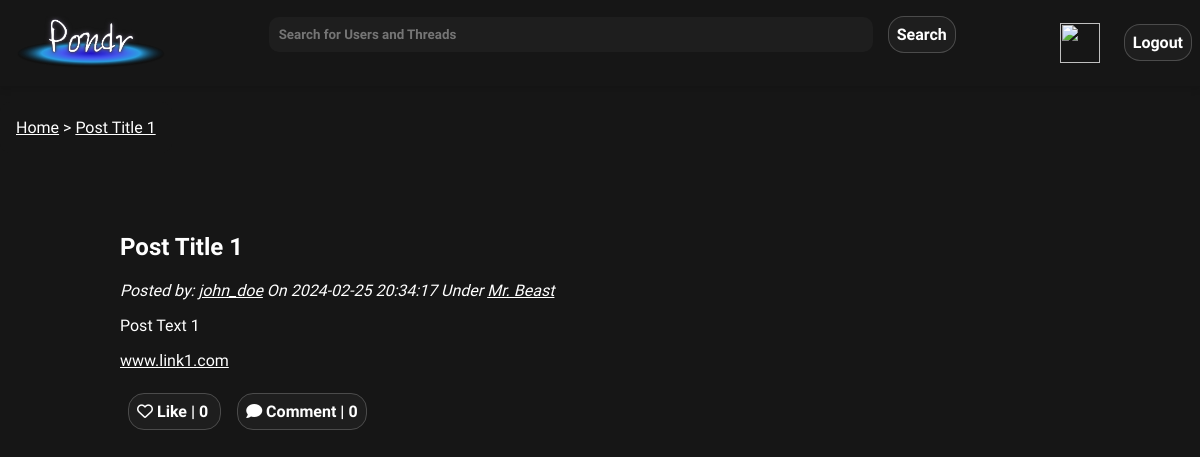
The app's page /pages/thread.php?postId=1 (signed in) with its own data.
### tables this page shows
CREATE TABLE posts (
    postId INT AUTO_INCREMENT,
    userId INT NOT NULL, 
    postDate DATETIME NOT NULL,  
    title VARCHAR(255) NOT NULL,
    text VARCHAR(3000) NOT NULL,  
    img VARCHAR(255),
    link VARCHAR(255),
    catId INT,
    likes INT NOT NULL DEFAULT 0,
    comment INT NOT NULL DEFAULT 0,
    PRIMARY KEY(postId,userId),
    FOREIGN KEY(userId) REFERENCES users(userId)
        ON DELETE CASCADE,
    FOREIGN KEY(catId) REFERENCES categories(catId)
        ON DELETE CASCADE
    
);

CREATE TABLE users (
    userId INT AUTO_INCREMENT,
    utype BIT(1) NOT NULL,  
    fName VARCHAR(255) NOT NULL,
    lName VARCHAR(255) NOT NULL,
    uName VARCHAR(255) NOT NULL UNIQUE,
    email VARCHAR(255) NOT NULL UNIQUE,
    pass VARCHAR(255) NOT NULL,
    bio VARCHAR(1000) NOT NULL,  
    pfp VARCHAR(255),
    recoveryKey VARCHAR(255) NOT NULL,
    PRIMARY KEY(userId)
);

CREATE TABLE categories (
    catId INT AUTO_INCREMENT,
    userId INT NOT NULL,
    name VARCHAR(255) NOT NULL,
    description VARCHAR(255),
    count INT NOT NULL DEFAULT 0,  
    PRIMARY KEY(catId),
    FOREIGN KEY(userId) REFERENCES users(userId)
        ON DELETE CASCADE
);

### public/pages/thread.php (the view, shortened to what this page needs)
<?php
try {
    if (isset ($_GET['postId'])) {
        $postId = $_GET['postId'];
    } else {
        exit (header("Location: ../index.php"));
    }
} catch (mysqli_sql_exception $e) {
    error_log("PostId not set", $e->getMessage());
} catch (Exception $e) {
    error_log("PostId not set", $e->getMessage());
}
?>
<!DOCTYPE html>
<html lang="en">
    <head>
        <link rel="stylesheet" href="../css/styles.css">
        <link rel="stylesheet" href="../css/threads.css">
    </head>
    <body>
        <?php require_once '../scripts/header.php'; ?>
        <?php require_once '../scripts/breadcrumbs.php'; ?>
        <main class="column-container margin-down">
            <div class="thread-container">
                <?php
                $sql = "SELECT p.postId, p.userId, p.postDate, p.title, p.text, p.img, u.uName AS userName, c.name, c.catId, p.link, u.utype FROM posts p JOIN users u ON p.userId = u.userId LEFT OUTER JOIN categories c ON p.catId=c.catId WHERE p.postId = ?";
                try {
                    $prstmt = $conn->prepare($sql);
                    $prstmt->bind_param("i", $postId);
                    $prstmt->execute();
                    $prstmt->bind_result($postId, $userId, $postDate, $postTitle, $postText, $postImg, $userName, $category, $catId, $link, $userType);
                    if ($prstmt->fetch()) {
                        echo "<article>";
                        echo "<h1> $postTitle </h1>";
                        if ($userType == 1) {
                            echo "<i>Posted by: <a href=\"./profile.php?uName=$userName\">$userName" . "[MOD]</a> On <time>$postDate</time> Under <a href=\"./discussion.php?catId=$catId\">$category</a></i>";
                        } else {
                            echo "<i>Posted by: <a href=\"./profile.php?uName=$userName\">$userName</a> On <time>$postDate</time> Under <a href=\"./discussion.php?catId=$catId\">$category</a></i>";
                        }
                        echo "<p> $postText </p>";
                        echo " </article>";
                        echo "<a href=\"$link\" target=\"_blank\"> $link </a>";
                    } else {
                        $pageTitle = 'Post';
                        require_once '../scripts/header.php';
                        echo "Post Does Not Exist";
                    }
                } catch (mysqli_sql_exception $e) {
                    error_log("Thread error", $e->getMessage());
                } catch (Exception $e) {
                    error_log("Thread errort", $e->getMessage());
                }
                ?>
                <?php
                try {
                    if ($utype === 0 || $utype === 1) {
                        echo "<div id=\"icon-buttons\">
                    <a href=\"\" class=\"link-button\" id=\"like-button\"><i class=\"fa-regular fa-heart\"></i> Like | <span
                            id=\"like-count\"> 0 </span></a>
                    <a href=\"\" class=\"link-button\" id=\"add-comment\" ><i class=\"fa-solid fa-comment\" ></i> Comment | <span
                            id=\"comment-count\"> 0 </span> </a> </div>";
                    } else {
                        echo "<div id=\"icon-buttons\">
                    <a href=\"#\" class=\"link-button\" onclick=\"showLoginAlert(event)\"><i class=\"fa-regular fa-heart\"></i> Like | <span id=\"like-count\"> 0 </span></a>
                    <a href=\"#\" class=\"link-button\" onclick=\"showLoginAlert(event)\"><i class=\"fa-solid fa-comment\"></i> Comment | <span id=\"comment-count\"> 0 </span></a> </div>";
                    }
                } catch (mysqli_sql_exception $e) {
                    error_log("like or Comment icon error", $e->getMessage());
                } catch (Exception $e) {
                    error_log("Tlike or Comment icon error", $e->getMessage());
                }
                ?>
            </div>
        </main>
    </body>
</html>

### public/css/styles.css (style rules this page uses)
:root { --background-color: #161616; --navbar-dark: linear-gradient(145deg, #0A0A0A, #161616); --button-border: rgba(255, 255, 255, 0.2); --text-color: #ffffff; --button-hover-bg: #2A2A2A; --input-background: #1E1E1E; --input-hover: rgba(255, 255, 255, 0.1); --highlight-color: #3A7FFB; --box-shadow: 0 4px 6px rgba(0, 0, 0, 0.1); --pondr-font: 'Quicksand', sans-serif; }
a { color: white; }
body { margin: 0; padding: 0; font-family: var(--pondr-font); background-color: var(--background-color); color:var(--text-color); transition: all 0.2s ease; }
input[type="text"], input[type="password"], input[type="email"], button, .link-button, .form-button, .form-container textarea, .form-container select { font-family: var(--pondr-font); background-color: var(--input-background); color: var(--text-color); border: 0.1em solid var(--button-border); border-radius: 1em; transition: all 0.3s ease-in; padding: 0.5em; text-decoration: none; margin: 0em 0.5em; font-weight:bold; outline: none; }
.margin-down { margin-top: 2vw; align-items:flex-start; margin-bottom: 5em; }
.column-container { display: flex; flex-direction: column; align-items: center; height: 94vh; }

### public/css/threads.css (style rules this page uses)
.thread-container { width: 80%; padding: 1em 2em; }
#icon-buttons { margin-top: 2em; }

### records on screen
posts: title "Post Title 1", userId.uName "john_doe", postDate "2024-02-25 20:34:17", catId.name "Mr. Beast", text "Post Text 1", link "www.link1.com"

### other values on screen
$title "Home"
$title "Post Title 1"
